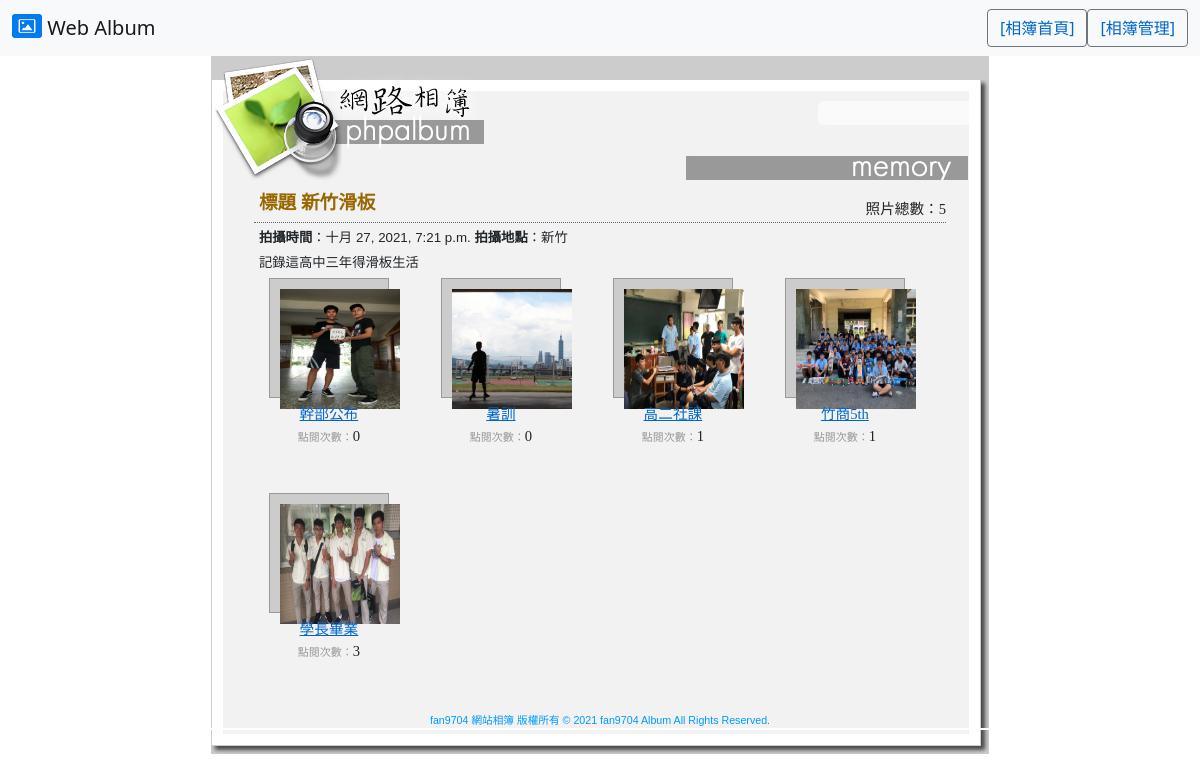
Before: /albumshow/1/ with the older database file.
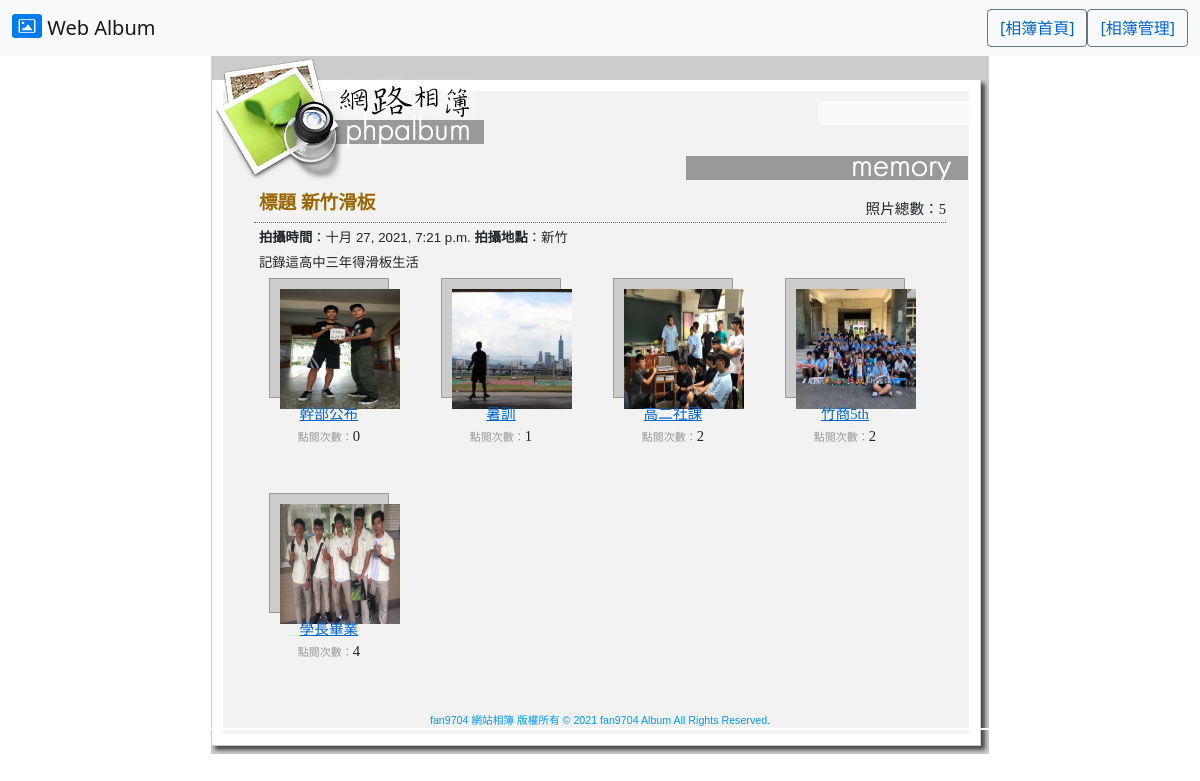
After: the same page with the newer database file.
### albumapp/models.py (models this page shows, shortened)
class PhotoModel(models.Model):
    palbum=models.ForeignKey('AlbumModel',on_delete=models.CASCADE)
    psubject=models.CharField(max_length=100,null=False)
    pdate=models.DateTimeField(auto_now=True)
    purl=models.CharField(max_length=100,null=False)
    phit=models.IntegerField(default=0)

class AlbumModel(models.Model):
    adate=models.DateTimeField(auto_now=True)
    alocation=models.CharField(max_length=200,blank=True,default='')
    atitle=models.CharField(max_length=100,null=False)
    adesc=models.TextField(blank=True,default='')

### albumapp/views.py (the view)
# urls.py: path('albumshow/<int:albumid>/', views.albumshow),
def albumshow(request,albumid=None):
    album=albumid
    photos=models.PhotoModel.objects.filter(palbum__id=albumid).order_by('-id')
    monophoto=photos[0]
    totalphoto=len(photos)
    return render(request,'albumshow.html',locals())

### templates/albumshow.html
{% extends "base.html" %}
{% load static %}
{% block content %}
  <div class="subjectDiv"> 標題 {{monophoto.palbum.atitle}}</div>
    <div class="actionDiv">照片總數：{{totalphoto}} </div>
    <div class="normalDiv">
      <p><strong>拍攝時間</strong>：{{monophoto.palbum.adate}}
        <strong>拍攝地點</strong>：{{monophoto.palbum.alocation}}</p>
      <p>{{monophoto.palbum.adesc}}</p>
    </div>
    {% for photo in photos %}
      <div class="albumDiv">
        <div class="picDiv"><a href="/albumphoto/{{photo.id}}/{{album}}/"><img src="/media/{{photo.purl}}" width="120" height="120" border="0" /></a></a></div>
        <div class="albuminfo"><a href="/albumphoto/{{photo.id}}/{{album}}/">{{photo.psubject}}</a><br />
          <span class="smalltext">點閱次數：</span>{{photo.phit}}</div>
      </div>
    {% endfor %}
{% endblock %}

### templates/base.html (shortened to what this page needs)
<!DOCTYPE html>
<html>
<head>
    {% load static %}
    <link href="{% static 'css/style.css' %}" rel="stylesheet" type="text/css" />
    <link href="https://cdn.jsdelivr.net/npm/bootstrap@5.1.1/dist/css/bootstrap.min.css" rel="stylesheet">
</head>
<body bgcolor="#cccccc">
    <nav class="navbar navbar-light bg-light">
        <div class="container-fluid">
            <a class="navbar-brand" href="/index/">
                <img src="{% static 'images/logo.png' %}" alt="" width="30" height="24" class="d-inline-block align-text-top"> Web Album
            </a>
            <form class="d-flex">
                <a class="btn btn-outline-secondary" href="/index/">[相簿首頁]</a>
                <a class="btn btn-outline-secondary" href="/login/">[相簿管理]</a>
            </form>
        </div>
    </nav>
    <table width="778" border="0" align="center" cellpadding="0" cellspacing="0">
        <tr>
            <td height="124" valign="top" background="{% static 'images/album_r1_c1.jpg' %}">
            </td>
        </tr>
        <tr>
            <td background="{% static 'images/album_r2_c1.jpg' %}">
                <div id="mainRegion">
                    <table width="90%" border="0" align="center" cellpadding="4" cellspacing="0">
                        <tr>
                            <td>
                                {% block content %}{% endblock %}
                            </td>
                        </tr>
                    </table>
                </div>
            </td>
        </tr>
        <tr>
            <td align="center" background="{% static 'images/album_r2_c1.jpg' %}" class="trademark">fan9704 網站相簿&nbsp;版權所有 &copy; 2021&nbsp;fan9704 Album All Rights Reserved. </td>
        </tr>
        <tr>
            <td><img name="album_r4_c1" src="{% static 'images/album_r4_c1.jpg' %}" width="778" height="24" border="0" id="album_r4_c1" alt="" /></td>
        </tr>
    </table>
</body>
</html>

### static/css/style.css (style rules this page uses)
#mainRegion p { font-family: Verdana, Arial, Helvetica, sans-serif; font-size: 10pt; line-height: 20px; margin-top: 0px; margin-bottom: 5px; }
#mainRegion .smalltext { font-size: 11px; color: #999999; vertical-align: middle; }
#mainRegion .actionDiv { float: right; margin-top: -30px; font-size: 11pt; font-family: "微軟正黑體"; }
a { text-decoration: none; }
a:link { color: #0066CC; }
.trademark { font-family: Verdana, Arial, Helvetica, sans-serif; font-size: 8pt; color: #0099FF; }
#mainRegion .picDiv { padding: 10px; background-color: #CCCCCC; height: 120px; width: 120px; border: 1px solid #999999; margin-right: auto; margin-left: auto; margin-bottom: 5px; }
#mainRegion .albumDiv { float: left; height: 210px; width: 150px; text-align: center; margin-right: 22px; margin-bottom: 5px; }
#mainRegion .albumDiv .albuminfo { font-family: "微軟正黑體"; font-size: 11pt; }
#mainRegion .normalDiv { clear: both; margin: 5px; }
#mainRegion .subjectDiv { font-family: "微軟正黑體"; font-size: 14pt; font-weight: bold; color: #996600; padding: 5px; clear: both; border-bottom-width: 1px; border-bottom-style: dotted; border-bottom-color: #666666; margin-bottom: 5px; }

Changed rows visible on the page:
changed PhotoModel "暑訓": phit "0" → "1"
changed PhotoModel "高二社課": phit "1" → "2"
changed PhotoModel "竹商5th": phit "1" → "2"
changed PhotoModel "學長畢業": phit "3" → "4"
